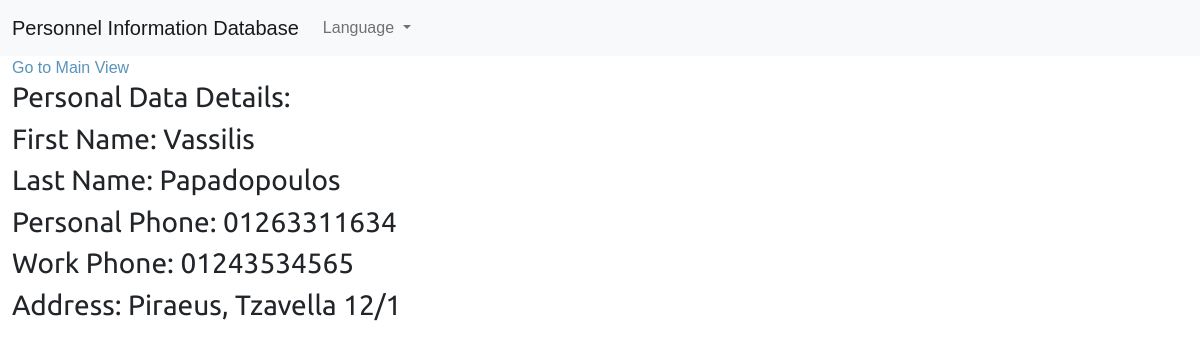
Screenshot of /en/12/ with the database file from the repository.
### organizer/models.py (models this page shows, shortened)
class Contact(models.Model):
	fname = models.CharField(max_length=30, db_index=True)
	lname = models.CharField(max_length=30, db_index=True)
	personal_phone = models.CharField(max_length=30, db_index=True)
	work_phone = models.CharField(max_length=30, db_index=True)
	address = models.CharField(max_length=30, db_index=True)
	class Meta:
		ordering = ('lname',)
		verbose_name = 'contact'
		verbose_name_plural = 'contacts'

### organizer/views.py (the view)
# urls.py: path('<int:id>/', views.contact_detail, name='contact_detail'),
def contact_detail(request, id):
	contact = get_object_or_404(Contact, id=id)
	trans = translate(language='fr')
	return render(request, 'organizer/contact/detail.html', {'trans': trans,'contact': contact})

### organizer/views.py (called while the page is built)
def translate(language):
    cur_language = get_language()
    try:
        activate(language)
        text = gettext('hello')
    finally:
        activate(cur_language)
    return text

### organizer/templates/organizer/contact/detail.html (shortened to what this page needs)
{% extends "organizer/base.html" %}
{% load static %}
{% load i18n %}
{% block content %}
	<div class="contact-detail" id="contact-detail">
		<h3>{% translate "Personal Data Details" %}:</h3>
		<h3>{% translate "First Name" %}: {{ contact.fname }}</h3>
		<h3>{% translate "Last Name" %}: {{ contact.lname }}</h3>
		<h3>{% translate "Personal Phone" %}: {{ contact.personal_phone }}</h3>
		<h3>{% translate "Work Phone" %}: {{ contact.work_phone }}</h3>
		<h3>{% translate "Address" %}: {{ contact.address }}</h3>
	</div>
{% endblock %}

### organizer/static/css/base.css (style rules this page uses)
body { margin:0; padding:0; font-family:helvetica, sans-serif; }
h1, h2, h3, h4, h5 , h6 { font-family: 'Ubuntu', sans-serif; font-weight:normal; }
#contact-detail { margin-left: 1%; margin-right: 1%; }

### rows the page displays
Contact: fname "Vassilis", lname "Papadopoulos", personal_phone "01263311634", work_phone "01243534565", address "Piraeus, Tzavella 12/1"
